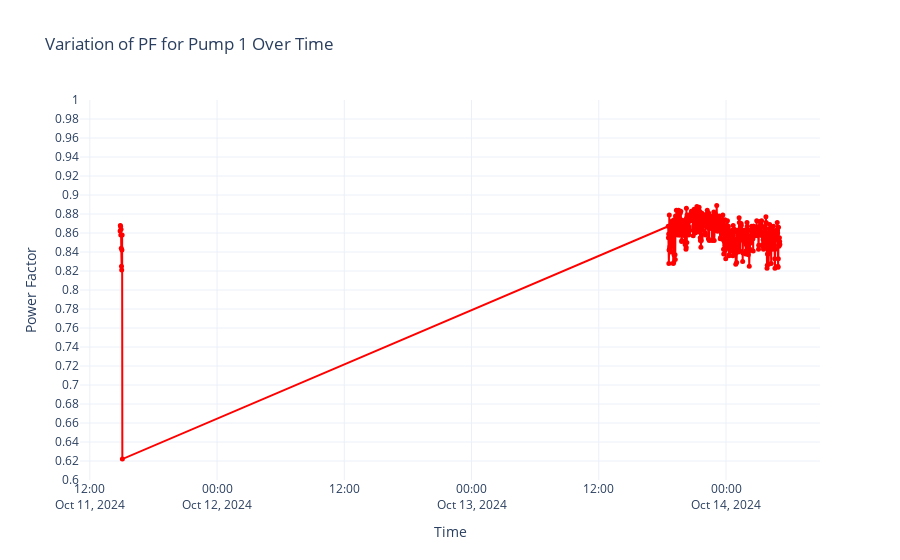

Source (notebook cell):
### Code cell
fig = go.Figure()

fig.add_trace(go.Scatter(
    x=df1.index,
    y=df1['PF'],
    mode='lines+markers',
#     line_shape='spline',
    name='Voltage RY',
    line=dict(color='red'),
    marker=dict(size=5)
))
fig.update_layout(
    title='Variation of PF for Pump 1 Over Time',
    xaxis_title='Time',
    yaxis_title='Power Factor',
    legend_title='Legend',
    template='plotly_white'
)
fig.update_yaxes(
    range=[0.6, 1], 
    dtick=0.02         
)


fig.show()

### Figure 1 — Plotly figure (JSON) as saved in the notebook; plotly's stock layout.template omitted (floating-point values rounded to 4 significant figures; data arrays with more than 128 entries replaced by an {"elided": "..."} marker saying what was removed)
{"data": [{"line": {"color": "red"}, "marker": {"size": 5}, "mode": "lines+markers", "name": "Voltage RY", "type": "scatter", "x": {"elided": "498 str values"}, "y": {"elided": "498 float values"}}], "layout": {"legend": {"title": {"text": "Legend"}}, "title": {"text": "Variation of PF for Pump 1 Over Time"}, "xaxis": {"title": {"text": "Time"}}, "yaxis": {"dtick": 0.02, "range": [0.6, 1], "title": {"text": "Power Factor"}}}}
